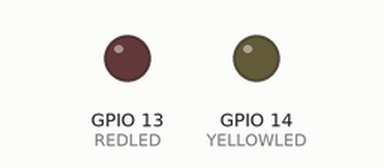
A program run on a simulated ESP32. On the bench: output pins drawn as LEDs (lit = HIGH). WiFi joins after 1.5 s; servers stay silent unless stated; uploads are accepted with an empty reply; not simulated (calls return 0 or success): secrets.h; what the program prints to the serial monitor is not drawn.

Above: at 0.1 s.
At 70.1 s:
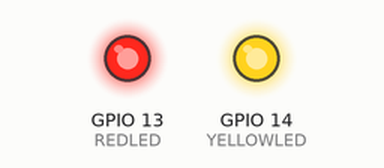
Timing chart, 0 to 71.6 s (numbered marks = the images above):
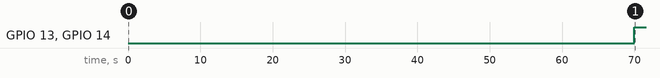

The program:

main.cpp
```cpp
#include <Arduino.h>
#include <HTTPClient.h>
#include <WiFi.h>

#include "secrets.h"

#define YELLOWLED 14
#define REDLED 13

// secrets
const char* ssid = ssid_name;
const char* password = ssid_password;
const char* ntfyHost = ntfyURL;

const char* beatKey = "beat";
const char* pauseKey = "pause";

const unsigned long bootTimeOut = 1000 * 70;
const unsigned long beatTimeOut = 1000 * 2;

enum State { Boot, Running, Paused, Fail };
State state = Boot;

void ntfy(String title = "", String priority = "3", String tags = "") {
    String data = "Heartbeat";
    HTTPClient http;
    http.begin(ntfyHost);
    http.addHeader("Content-Type", "text/plain");
    http.addHeader("Title", title);
    http.addHeader("Priority", priority);
    http.addHeader("Tags", tags);
    int responseCode = http.POST(data);
    Serial.printf("HTTP Response: %d\n", responseCode);
}

unsigned long setupElapsedTime;
void setup() {
    unsigned long setupStartTime = millis();
    pinMode(YELLOWLED, OUTPUT);
    pinMode(REDLED, OUTPUT);
    Serial.begin(9600);

    WiFi.mode(WIFI_STA);
    WiFi.hostname("heartbeat");
    WiFi.begin(ssid, password);
    Serial.println("Connecting to WiFi ..");
    while (WiFi.status() != WL_CONNECTED) {
        Serial.print(".");
        delay(500);
    }
    Serial.println(WiFi.localIP());
    setupElapsedTime = millis() - setupStartTime;
    Serial.printf("Boot took: %d\n", setupElapsedTime);
}

void loop() {
    static bool isBootFailure = false;
    if (state == Boot) {
        digitalWrite(YELLOWLED, LOW);
        digitalWrite(REDLED, LOW);
        Serial.println("Waiting for boot");
        if (bootTimeOut > setupElapsedTime) {
            Serial.setTimeout(bootTimeOut - setupElapsedTime);
        }
        String input = Serial.readStringUntil('\0');
        Serial.printf("Done reading:%s\n", input);
        Serial.println(input.length());

        if (input == beatKey) {
            Serial.println("Boot complete");
            ntfy("Boot complete!");
            state = Running;
        } else {
            isBootFailure = true;
            state = Fail;
        }
    } else if (state == Running) {
        digitalWrite(YELLOWLED, LOW);
        digitalWrite(REDLED, LOW);
        Serial.setTimeout(beatTimeOut);
        String input = Serial.readStringUntil('\0');
        if (input == beatKey) {
            Serial.println("beep");
            digitalWrite(REDLED, HIGH);
            delay(200);
        } else if (input == pauseKey) {
            state = Paused;
        } else {
            state = Fail;
        }
    } else if (state == Paused) {
        digitalWrite(YELLOWLED, HIGH);
        digitalWrite(REDLED, LOW);
        ntfy("Paused", "2");
        while (Serial.available() == 0) {
        }
        String input = Serial.readStringUntil('\0');
        if (input == beatKey) {
            ntfy("Unpaused", "2");
            state = Running;
        }
    } else if (state == Fail) {
        digitalWrite(YELLOWLED, HIGH);
        digitalWrite(REDLED, HIGH);
        if (isBootFailure) {
            Serial.println("Boot timeout");
            ntfy("Boot Failed", "5", "rotating_light,file_cabinet");
        } else {
            Serial.println("Pulse timeout");
            ntfy("Pulse timed out", "5", "stop_sign,file_cabinet");
        }
        while (Serial.available() == 0) {
        }
        String input = Serial.readStringUntil('\0');
        if (input == beatKey) {
            ntfy("Resumed", "2");
            isBootFailure = false;
            state = Running;
        }
    }
}
```

Measured:
- by itself, GPIO 13 (REDLED), GPIO 14 (YELLOWLED): LOW → HIGH at 70.0 s
